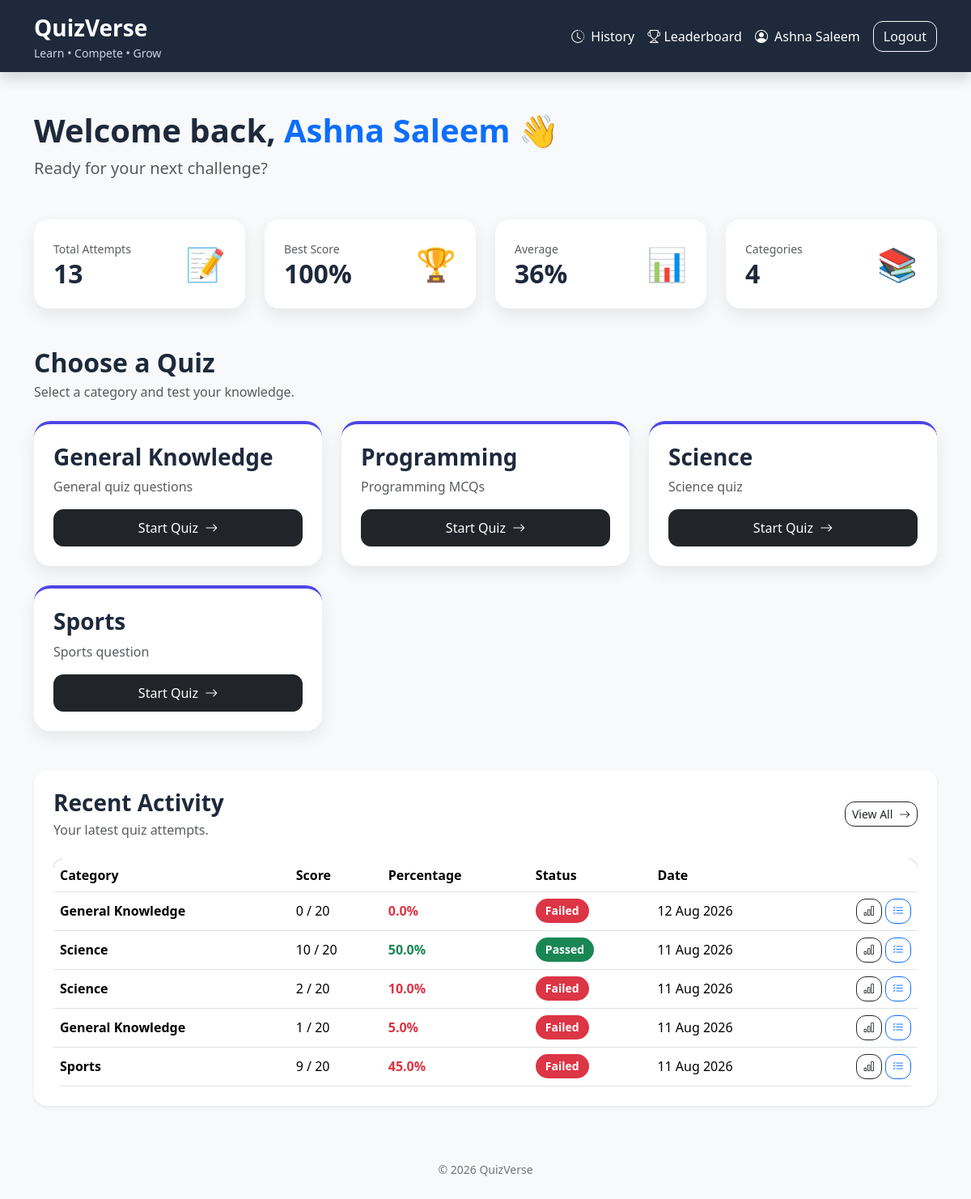
The page /online-quiz-system/participant/dashboard.php (signed in) on the database its author committed.
### tables this page shows
CREATE TABLE `categories` (
  `id` int(11) NOT NULL,
  `category_name` varchar(100) NOT NULL,
  `description` text DEFAULT NULL,
  `created_at` timestamp NOT NULL DEFAULT current_timestamp()
);

CREATE TABLE `quiz_attempts` (
  `id` int(11) NOT NULL,
  `user_id` int(11) NOT NULL,
  `category_id` int(11) NOT NULL,
  `score` int(11) NOT NULL,
  `total_questions` int(11) NOT NULL,
  `attempt_date` timestamp NOT NULL DEFAULT current_timestamp()
);

### online-quiz-system/participant/dashboard.php (the view, shortened to what this page needs)
<?php
include("../includes/db.php");
$user_id = $_SESSION['user_id'];
$attempt_query = mysqli_query(
    $conn,
    "SELECT COUNT(*) AS total_attempts
     FROM quiz_attempts
     WHERE user_id='$user_id'"
);
$attempt_data = mysqli_fetch_assoc($attempt_query);
$total_attempts = $attempt_data['total_attempts'];
$best_query = mysqli_query(
    $conn,
    "SELECT
        score,
        total_questions
     FROM quiz_attempts
     WHERE user_id='$user_id'
     ORDER BY
        (score / NULLIF(total_questions,0)) DESC
     LIMIT 1"
);
$best_score = 0;
if(mysqli_num_rows($best_query) == 1)
{
    $best_data = mysqli_fetch_assoc($best_query);
    if($best_data['total_questions'] > 0)
    {
        $best_score =
            ($best_data['score'] / $best_data['total_questions']) * 100;
    }
}
$average_query = mysqli_query(
    $conn,
    "SELECT
        AVG(score / NULLIF(total_questions,0) * 100) AS average_score
     FROM quiz_attempts
     WHERE user_id='$user_id'"
);
$average_data = mysqli_fetch_assoc($average_query);
$average_score = $average_data['average_score'] ?? 0;
$category_count_query = mysqli_query(
    $conn,
    "SELECT COUNT(*) AS total_categories
     FROM categories"
);
$category_count_data = mysqli_fetch_assoc($category_count_query);
$total_categories = $category_count_data['total_categories'];
$recent_query = mysqli_query(
    $conn,
    "SELECT
        quiz_attempts.id AS attempt_id,
        quiz_attempts.score,
        quiz_attempts.total_questions,
        quiz_attempts.attempt_date,
        categories.category_name
     FROM quiz_attempts
     INNER JOIN categories
        ON quiz_attempts.category_id = categories.id
     WHERE quiz_attempts.user_id='$user_id'
     ORDER BY quiz_attempts.attempt_date DESC
     LIMIT 5"
);
$category_query = mysqli_query(
    $conn,
    "SELECT *
     FROM categories
     ORDER BY category_name ASC"
);
?>
<!DOCTYPE html>
<html lang="en">
<head>
<link
    href="https://cdn.jsdelivr.net/npm/bootstrap@5.3.7/dist/css/bootstrap.min.css"
    rel="stylesheet"
>
<link
    rel="stylesheet"
    href="../css/style.css"
>
<link
    rel="stylesheet"
    href="https://cdn.jsdelivr.net/npm/bootstrap-icons@1.11.3/font/bootstrap-icons.min.css"
>
</head>
<body class="bg-light">
<nav
    class="navbar navbar-expand-lg shadow"
    style="background:#1E293B;"
>
<div class="container">
<a
    class="navbar-brand text-white"
    href="dashboard.php"
>
<span class="d-block fw-bold fs-3">
QuizVerse
</span>
<small style="color:#CBD5E1;">
Learn • Compete • Grow
</small>
</a>
<div class="ms-auto d-flex align-items-center gap-3">
<a
    href="history.php"
    class="nav-link text-white"
>
<i class="bi bi-clock-history me-1"></i>
History
</a>
<a href="leaderboard.php" class="nav-link text-white">
        <i class="bi bi-trophy"></i> Leaderboard
    </a>
<a
    href="profile.php"
    class="nav-link text-white"
>
<i class="bi bi-person-circle me-1"></i>
<?php echo htmlspecialchars($_SESSION['user_name']); ?>
</a>
<a
    href="../logout.php"
    class="btn btn-outline-light"
>
Logout
</a>
</div>
</div>
</nav>
<div class="container py-5">
<div class="mb-5">
<h1 class="fw-bold">
Welcome back,
<span class="text-primary">
<?php echo htmlspecialchars($_SESSION['user_name']); ?>
</span> 👋
</h1>
<p class="text-muted fs-5 mb-0">
Ready for your next challenge?
</p>
</div>
<div class="row g-4 mb-5">
<div class="col-md-6 col-lg-3">
<div class="card stats-card p-4 h-100">
<div class="d-flex justify-content-between align-items-center">
<div>
<small class="text-muted">
Total Attempts
</small>
<h2 class="fw-bold mb-0">
<?php echo $total_attempts; ?>
</h2>
</div>
<div class="fs-1">
📝
</div>
</div>
</div>
</div>
<div class="col-md-6 col-lg-3">
<div class="card stats-card p-4 h-100">
<div class="d-flex justify-content-between align-items-center">
<div>
<small class="text-muted">
Best Score
</small>
<h2 class="fw-bold mb-0">
<?php echo round($best_score); ?>%
</h2>
</div>
<div class="fs-1">
🏆
</div>
</div>
</div>
</div>
<div class="col-md-6 col-lg-3">
<div class="card stats-card p-4 h-100">
<div class="d-flex justify-content-between align-items-center">
<div>
<small class="text-muted">
Average
</small>
<h2 class="fw-bold mb-0">
<?php echo round($average_score); ?>%
</h2>
</div>
<div class="fs-1">
📊
</div>
</div>
</div>
</div>
<div class="col-md-6 col-lg-3">
<div class="card stats-card p-4 h-100">
<div class="d-flex justify-content-between align-items-center">
<div>
<small class="text-muted">
Categories
</small>
<h2 class="fw-bold mb-0">
<?php echo $total_categories; ?>
</h2>
</div>
<div class="fs-1">
📚
</div>
</div>
</div>
</div>
</div>
<div class="d-flex justify-content-between align-items-center mb-4">
<div>
<h2 class="fw-bold mb-1">
Choose a Quiz
</h2>
<p class="text-muted mb-0">
Select a category and test your knowledge.
</p>
</div>
</div>
<div class="row g-4 mb-5">
<?php
if(mysqli_num_rows($category_query) > 0)
{
    while($category = mysqli_fetch_assoc($category_query))
    {
?>
<div class="col-md-6 col-lg-4">
<div class="card feature-card category-card h-100">
<div class="card-body p-4 d-flex flex-column">
<h3 class="fw-bold">
<?php echo htmlspecialchars($category['category_name']); ?>
</h3>
<p class="text-muted flex-grow-1">
<?php echo htmlspecialchars($category['description']); ?>
</p>
<a
    href="start_quiz.php?category_id=<?php echo $category['id']; ?>"
    class="btn btn-dark feature-btn"
>
Start Quiz
<i class="bi bi-arrow-right ms-1"></i>
</a>
</div>
</div>
</div>
<?php
    }
}
?>
</div>
<div class="card shadow-sm border-0">
<div class="card-body p-4">
<div class="d-flex justify-content-between align-items-center mb-4">
<div>
<h3 class="fw-bold mb-1">
Recent Activity
</h3>
<p class="text-muted mb-0">
Your latest quiz attempts.
</p>
</div>
<a
    href="history.php"
    class="btn btn-outline-dark btn-sm"
>
View All
<i class="bi bi-arrow-right ms-1"></i>
</a>
</div>
<?php if(mysqli_num_rows($recent_query) > 0) { ?>
<div class="table-responsive">
<table class="table align-middle mb-0">
<thead>
<tr>
<th>Category</th>
<th>Score</th>
<th>Percentage</th>
<th>Status</th>
<th>Date</th>
<th></th>
</tr>
</thead>
<tbody>
<?php
while($recent = mysqli_fetch_assoc($recent_query))
{
    if($recent['total_questions'] > 0)
    {
        $percentage =
            ($recent['score'] / $recent['total_questions']) * 100;
    }
    else
    {
        $percentage = 0;
    }
    if($percentage >= 50)
    {
        $status = "Passed";
        $status_color = "success";
    }
    else
    {
        $status = "Failed";
        $status_color = "danger";
    }
?>
<tr>
<td>
<strong>
<?php echo htmlspecialchars($recent['category_name']); ?>
</strong>
</td>
<td>
<?php echo $recent['score']; ?>
/
<?php echo $recent['total_questions']; ?>
</td>
<td>
<strong class="text-<?php echo $status_color; ?>">
<?php echo number_format($percentage, 1); ?>%
</strong>
</td>
<td>
<span class="badge bg-<?php echo $status_color; ?>">
<?php echo $status; ?>
</span>
</td>
<td>
<?php
echo date(
    "d M Y",
    strtotime($recent['attempt_date'])
);
?>
</td>
<td class="text-end">
<a
    href="result.php?attempt_id=<?php echo $recent['attempt_id']; ?>"
    class="btn btn-sm btn-outline-dark"
>
<i class="bi bi-bar-chart"></i>
</a>
<a
    href="review.php?attempt_id=<?php echo $recent['attempt_id']; ?>"
    class="btn btn-sm btn-outline-primary"
>
<i class="bi bi-list-check"></i>
</a>
</td>
</tr>
<?php
}
?>
</tbody>
</table>
</div>
<?php } ?>
</div>
</div>
<footer class="text-center mt-5 text-secondary">
© <?php echo date("Y"); ?> QuizVerse
</footer>
</div>
</body>
</html>

### online-quiz-system/css/style.css (style rules this page uses)
body { font-family: "Segoe UI", Tahoma, Geneva, Verdana, sans-serif; background: #f5f7fb; color: #1E293B; }
.navbar { background: #1E293B !important; }
.navbar-brand { display: flex; flex-direction: column; text-decoration: none; }
.navbar-brand .fw-bold { color: #ffffff !important; font-size: 30px; font-weight: 700; }
.navbar-brand small { display: block; color: #cbd5e1 !important; font-size: 14px; }
.card { border: none; border-radius: 16px; box-shadow: 0 8px 20px rgba(0, 0, 0, .08); transition: .25s; }
.stats-card { border-radius: 18px; border: none; transition: .25s; }
.feature-card { border: none; border-radius: 18px; border-top: 4px solid #4F46E5; transition: .3s; }
.feature-btn { width: 100%; border-radius: 12px; padding: 10px; }
.category-card { border-radius: 20px; transition: .3s; }
.btn { border-radius: 12px; font-weight: 500; transition: .25s; }
.table { border-radius: 12px; overflow: hidden; }
.table thead { background: #1E293B; color: white; }
h1, h2, h3, h4, h5 { font-weight: 700; color: #1E293B; }
a { text-decoration: none; }
.badge { padding: 8px 12px; border-radius: 20px; font-size: 14px; }
.nav-link { color: white !important; transition: .2s; }
footer { margin-top: 40px; padding: 20px; text-align: center; color: #64748B; font-size: 14px; }

### rows shown on the page
categories: category_name "General Knowledge", description "General quiz questions"
categories: category_name "Programming", description "Programming MCQs"
categories: category_name "Science", description "Science quiz"
categories: category_name "Sports", description "Sports question"
quiz_attempts: category.category_name "General Knowledge", score "0", total_questions "20", percentage "0.0", status "Failed", attempt_date "12 Aug 2026"
quiz_attempts: category.category_name "Science", score "10", total_questions "20", percentage "50.0", status "Passed", attempt_date "11 Aug 2026"
quiz_attempts: category.category_name "Science", score "2", total_questions "20", percentage "10.0", status "Failed", attempt_date "11 Aug 2026"
quiz_attempts: category.category_name "General Knowledge", score "1", total_questions "20", percentage "5.0", status "Failed", attempt_date "11 Aug 2026"
quiz_attempts: category.category_name "Sports", score "9", total_questions "20", percentage "45.0", status "Failed", attempt_date "11 Aug 2026"

### other values the page prints
$_SESSION['user_name'] "Ashna Saleem"
$total_attempts "13"
$best_score "100"
$average_score "36"
$total_categories "4"
